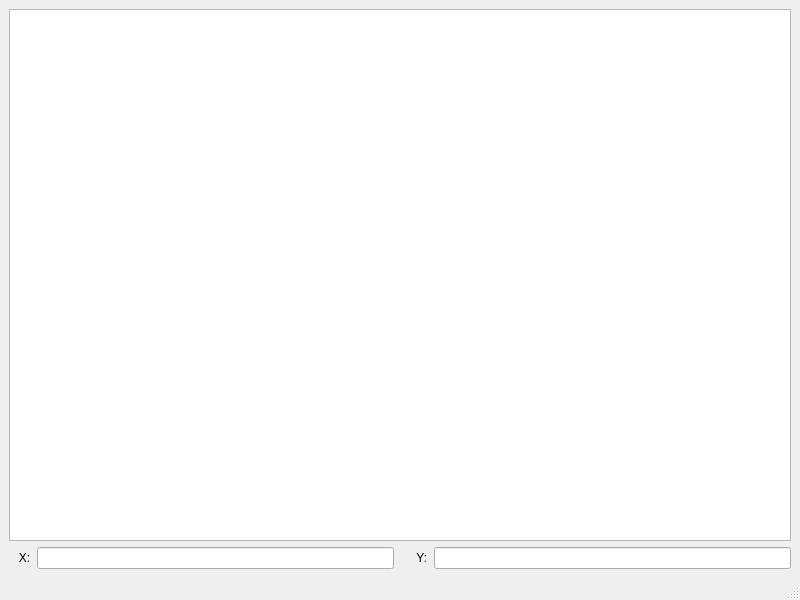
<?xml version="1.0" encoding="UTF-8"?>
<ui version="4.0">
 <class>MainWindow</class>
 <widget class="QMainWindow" name="MainWindow">
  <property name="geometry">
   <rect>
    <x>0</x>
    <y>0</y>
    <width>800</width>
    <height>600</height>
   </rect>
  </property>
  <property name="windowTitle">
   <string>MainWindow</string>
  </property>
  <widget class="QWidget" name="centralwidget">
   <layout class="QGridLayout" name="gridLayout">
    <item row="0" column="0">
     <layout class="QVBoxLayout" name="verticalLayout">
      <item>
       <widget class="QGraphicsView" name="gView"/>
      </item>
      <item>
       <layout class="QHBoxLayout" name="horizontalLayout">
        <item>
         <widget class="QLabel" name="label_x">
          <property name="text">
           <string>   X:</string>
          </property>
         </widget>
        </item>
        <item>
         <widget class="QLineEdit" name="EditEntryX"/>
        </item>
        <item>
         <widget class="QLabel" name="label_y">
          <property name="text">
           <string>     Y:</string>
          </property>
         </widget>
        </item>
        <item>
         <widget class="QLineEdit" name="EditEntryY"/>
        </item>
       </layout>
      </item>
     </layout>
    </item>
   </layout>
  </widget>
  <widget class="QStatusBar" name="statusbar"/>
 </widget>
 <resources/>
 <connections/>
</ui>
